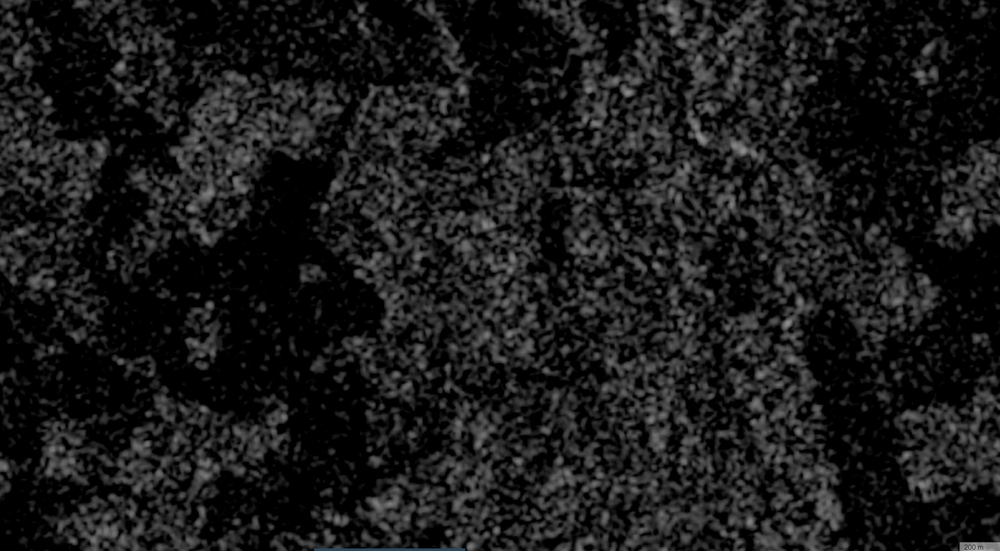
#> input picture radar.png, 1000 x 551 px, shrunk from 3091 x 1702 before the run
$ python otsu.py
#> lines starting #> are read from the running program, lines starting #| are printed output that depends on the picture
# Code from
# https://opencv-python-tutroals.readthedocs.io/en/latest/py_tutorials/py_imgproc/py_thresholding/py_thresholding.html

import cv2
from matplotlib import pyplot as plt

img = cv2.imread('radar.png', 0)
#> img: shape (551, 1000); min 0, max 175, mean 25.6

# global thresholding
ret1, th1 = cv2.threshold(img, 40, 255, cv2.THRESH_TOZERO)
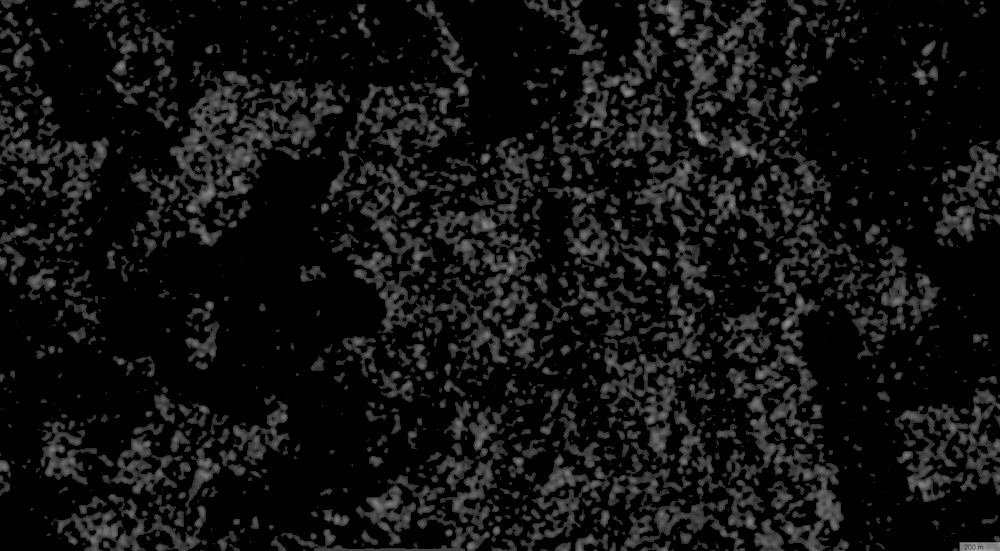
#> th1: shape (551, 1000); min 0, max 175, mean 18

# Otsu's thresholding
ret2, th2 = cv2.threshold(img, 0, 255, cv2.THRESH_TOZERO + cv2.THRESH_OTSU)
#> ret2 = 32

# Otsu's thresholding after Gaussian filtering
blur = cv2.GaussianBlur(img, (5, 5), 0)
ret3, th3 = cv2.threshold(blur, 0, 255, cv2.THRESH_TOZERO + cv2.THRESH_OTSU)
#> ret3 = 32

# plot all the images and their histograms
images = [img, 0, th1,
          img, 0, th2,
          blur, 0, th3]
titles = ['Original Noisy Image', 'Histogram', 'Global Thresholding (v=40)',
          'Original Noisy Image', 'Histogram', "Otsu's Thresholding",
          'Gaussian filtered Image', 'Histogram', "Otsu's Thresholding"]

for i in range(3):
    plt.subplot(3, 3, i * 3 + 1), plt.imshow(images[i * 3], 'gray')
    plt.title(titles[i * 3]), plt.xticks([]), plt.yticks([])
    plt.subplot(3, 3, i * 3 + 2), plt.hist(images[i * 3].ravel(), 256)
    plt.title(titles[i * 3 + 1]), plt.xticks([]), plt.yticks([])
    plt.subplot(3, 3, i * 3 + 3), plt.imshow(images[i * 3 + 2], 'gray')
    plt.title(titles[i * 3 + 2]), plt.xticks([]), plt.yticks([])
plt.show()
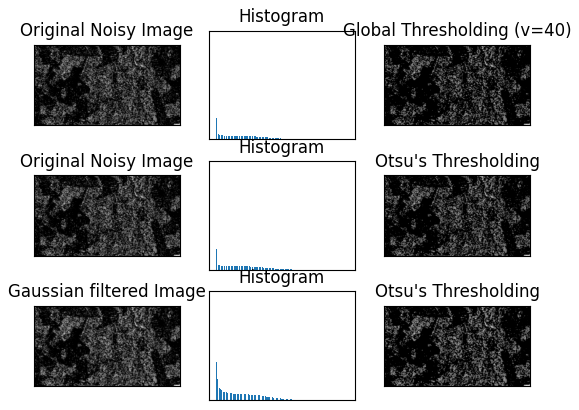
#> figure drawn by matplotlib, 9 panels
